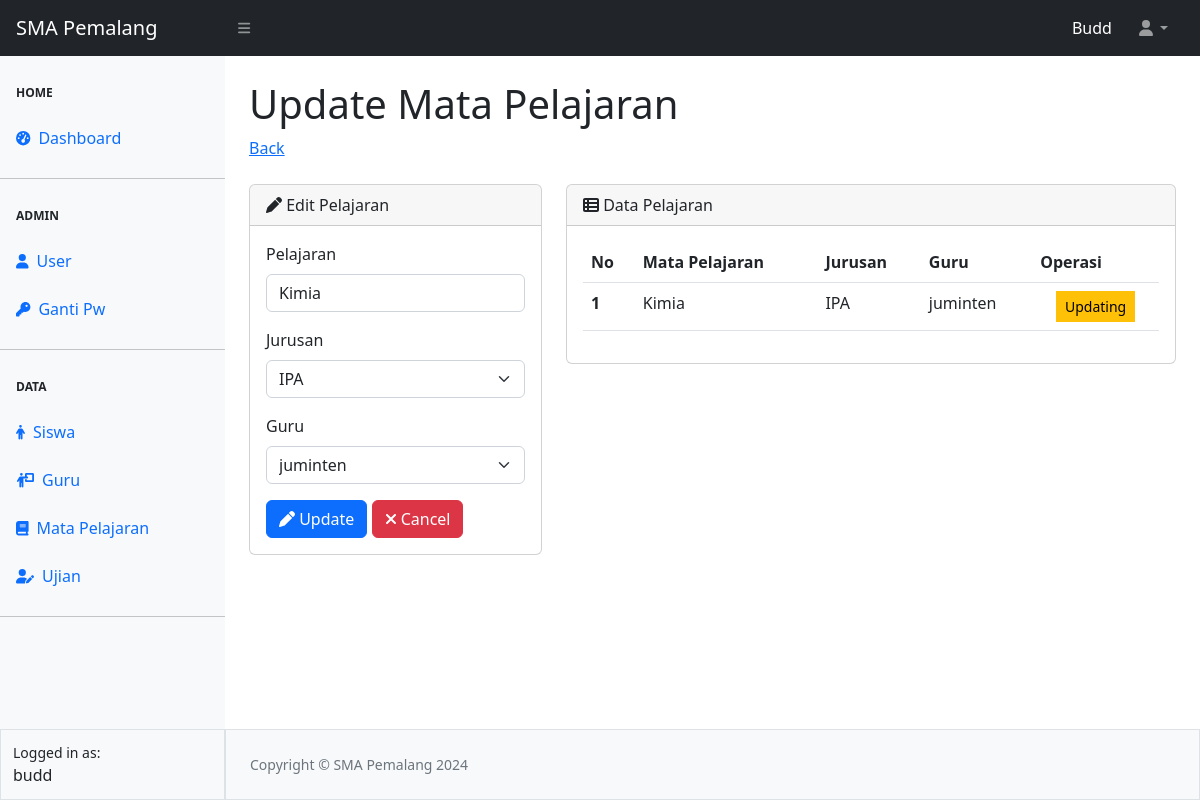
The page /pelajaran/edit-pelajaran.php?id=3 (signed in) on the database its author committed.
### tables this page shows
CREATE TABLE `tbl_pelajaran` (
  `id` int(11) NOT NULL,
  `pelajaran` varchar(50) NOT NULL,
  `jurusan` varchar(50) NOT NULL,
  `guru` varchar(50) NOT NULL
);

### pelajaran/edit-pelajaran.php (the view, shortened to what this page needs)
<?php
require_once "../config.php";
require_once "../template/header.php";
require_once "../template/navbar.php";
require_once "../template/sidebar.php";
$id = $_GET['id'];
$queryPelajaran = mysqli_query($koneksi, "SELECT * FROM tbl_pelajaran WHERE id = $id");
$data = mysqli_fetch_array($queryPelajaran);
?>
<div id="layoutSidenav_content">
    <main>
        <div class="container-fluid px-4">
            <h1 class="mt-4">Update Mata Pelajaran</h1>
            <ol class="breadcrumb mb-4">
                <li class="breadcrumb-item"><a href="pelajaran.php">Back</a></li>
            </ol>
            <div class="row">
                <div class="col-lg-4 col-md-6">
                    <div class="card mb-4">
                        <div class="card-header">
                            <i class="fa-solid fa-pen"></i> Edit Pelajaran
                        </div>
                        <div class="card-body">
                            <form action="proses-pelajaran.php" method="POST">
                                <div class="mb-3">
                                    <label for="pelajaran" class="form-label">Pelajaran</label>
                                    <input type="text" class="form-control" id="pelajaran" name="pelajaran" placeholder="Nama pelajaran" value="<?= $data['pelajaran'] ?>" required>
                                </div>
                                <div class="mb-3">
                                    <label for="jurusan" class="form-label">Jurusan</label>
                                    <select name="jurusan" id="jurusan" class="form-select" required>
                                        <?php
                                        $jurusan = ["IPA", "IPS"];
                                        foreach ($jurusan as $jrs) {
                                            $selected = ($data['jurusan'] == $jrs) ? 'selected' : '';
                                            echo "<option value='$jrs' $selected>$jrs</option>";
                                        }
                                        ?>
                                    </select>
                                </div>
                                <div class="mb-3">
                                    <label for="guru" class="form-label">Guru</label>
                                    <select name="guru" id="guru" class="form-select" required>
                                        <?php
                                        $queryGuru = mysqli_query($koneksi, "SELECT * FROM tbl_guru");
                                        while ($dataGuru = mysqli_fetch_array($queryGuru)) {
                                            $selected = ($data['guru'] == $dataGuru['nama']) ? 'selected' : '';
                                            echo "<option value='{$dataGuru['nama']}' $selected>{$dataGuru['nama']}</option>";
                                        }
                                        ?>
                                    </select>
                                </div>
                                <button type="submit" class="btn btn-primary" name="update"><i class="fa-solid fa-pen"></i> Update</button>
                                <a href="pelajaran.php" class="btn btn-danger"><i class="fa-solid fa-xmark"></i> Cancel</a>
                            </form>
                        </div>
                    </div>
                </div>
                <div class="col-lg-8 col-md-6">
                    <div class="card mb-4">
                        <div class="card-header">
                            <i class="fa-solid fa-table-list"></i> Data Pelajaran
                        </div>
                        <div class="card-body">
                            <div class="table-responsive">
                                <table class="table table-hover">
                                    <thead>
                                        <tr>
                                            <th scope="col">No</th>
                                            <th scope="col">Mata Pelajaran</th>
                                            <th scope="col">Jurusan</th>
                                            <th scope="col">Guru</th>
                                            <th scope="col">Operasi</th>
                                        </tr>
                                    </thead>
                                    <tbody>
                                        <tr>
                                            <th scope="row">1</th>
                                            <td><?= $data['pelajaran'] ?></td>
                                            <td><?= $data['jurusan'] ?></td>
                                            <td><?= $data['guru'] ?></td>
                                            <td class="text-center">
                                                <button type="button" class="btn btn-sm btn-warning rounded-0">Updating</button>
                                            </td>
                                        </tr>
                                    </tbody>
                                </table>
                            </div>
                        </div>
                    </div>
                </div>
            </div>
        </div>
    </main>
<?php
require_once "../template/footer.php";
?>

### rows shown on the page
tbl_pelajaran: pelajaran "Kimia", jurusan "IPA", guru "juminten"

### other values the page prints
$_SESSION ["ssUser"] "Budd"
$_SESSION["ssUser"] "budd"
form field jurusan "IPA"
form field guru "juminten"
